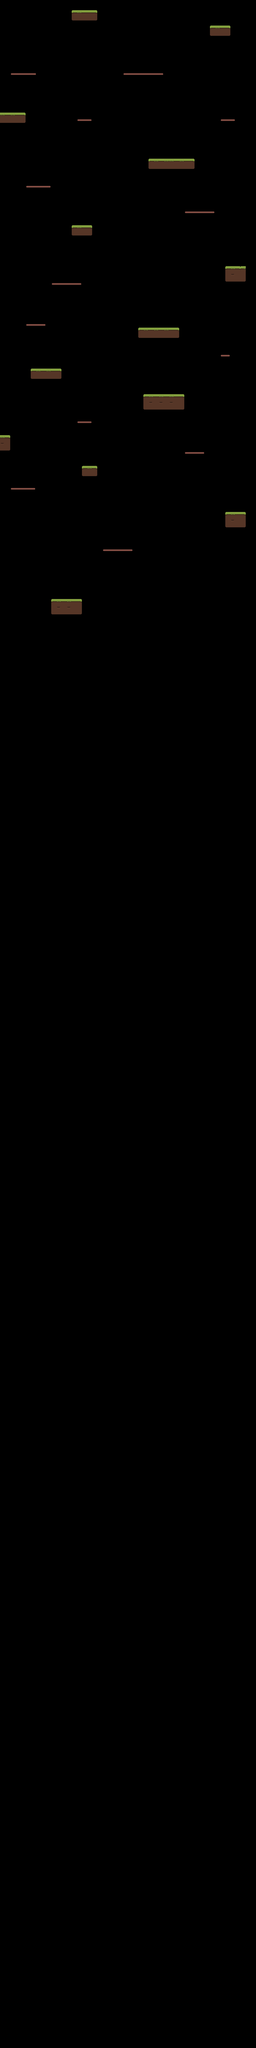

Rendered tile map (Tiled .tmx) drawn with the repository's tilesets; below, a short description and the map source with its tile grids summarised:
An orthogonal 50x400 tile map with 16x16 px tiles, 1 tile layer (Tile Layer 1), 2 tilesets.

<map version="1.4" tiledversion="1.4.1" orientation="orthogonal" renderorder="right-down" width="50" height="400" tilewidth="16" tileheight="16" infinite="0" nextlayerid="2" nextobjectid="1">
 <tileset firstgid="1" name="WorldSheet" tilewidth="16" tileheight="16" tilecount="78" columns="13">
  <image source="WorldSheet.png" width="208" height="96" />
 </tileset>
 <tileset firstgid="79" name="Moving Platform" tilewidth="16" tileheight="16" tilecount="3" columns="3">
  <image source="Moving Platform.png" width="48" height="16" />
 </tileset>
 <layer id="1" name="Tile Layer 1" width="50" height="400">
  <data>[20000 cells, 220 non-empty, 16 distinct tile ids]</data>
 </layer>
</map>
